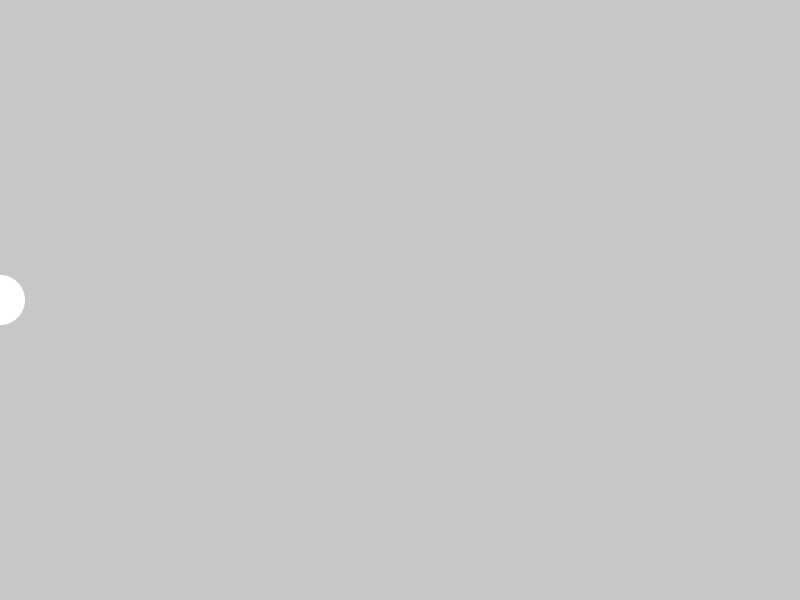
Frame 1 (no input)
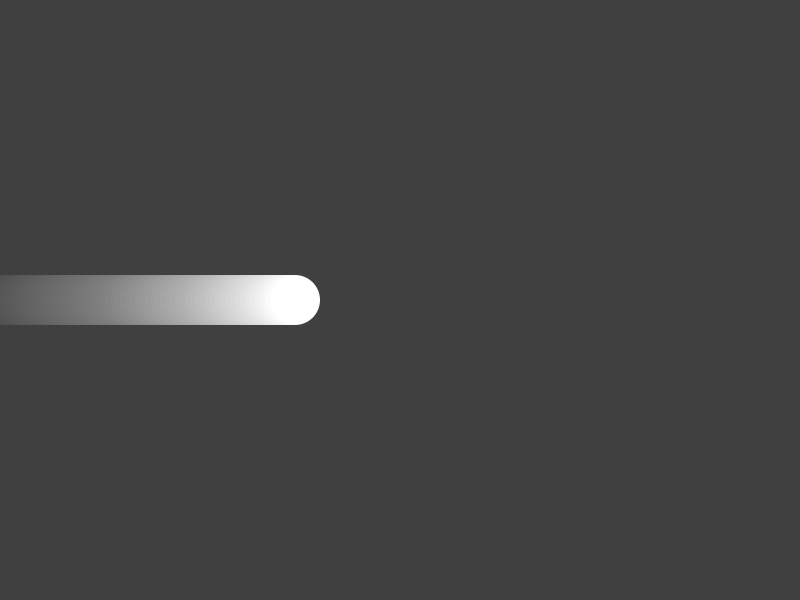
Frame 60 (the mouse pressed at the canvas centre just before this capture)
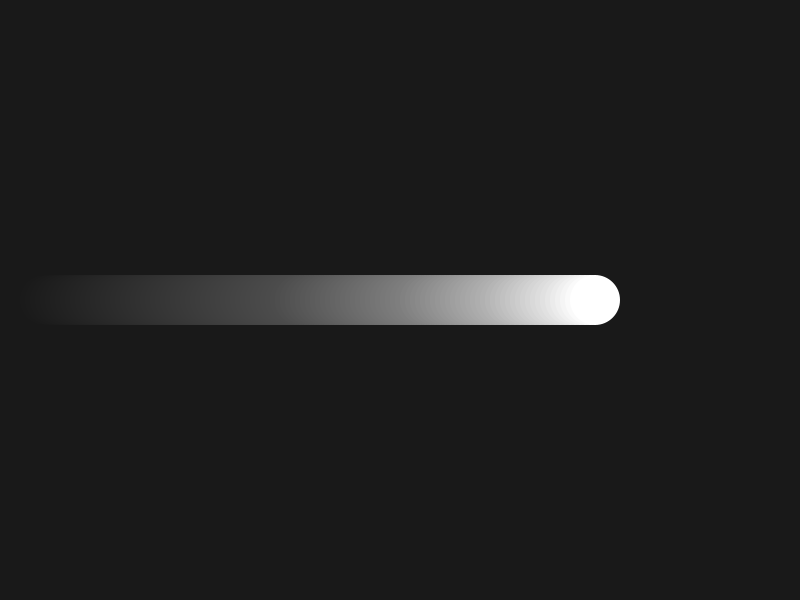
Frame 120 (the mouse held since frame 60 and released just before this capture)

The Processing sketch that drew these frames (run headless with seeded random() and noise(); from frame 60 on, the mouse is pressed at the canvas centre):

// Processing sketch: example2
// ── example2.pde
float dx = 0; 
float sx = 5;

void setup()
{
  size (800,600);
}

void draw()
{
  noStroke();
  fill(0,0,0,5);
  rect(0,0,width,height);
  fill(255);
  circle(dx,height/2,50);
  dx=dx+sx;
  if (dx > 800 || dx<0 )
  {
    sx = sx*(-1); 
  }

  println(dx);
}
